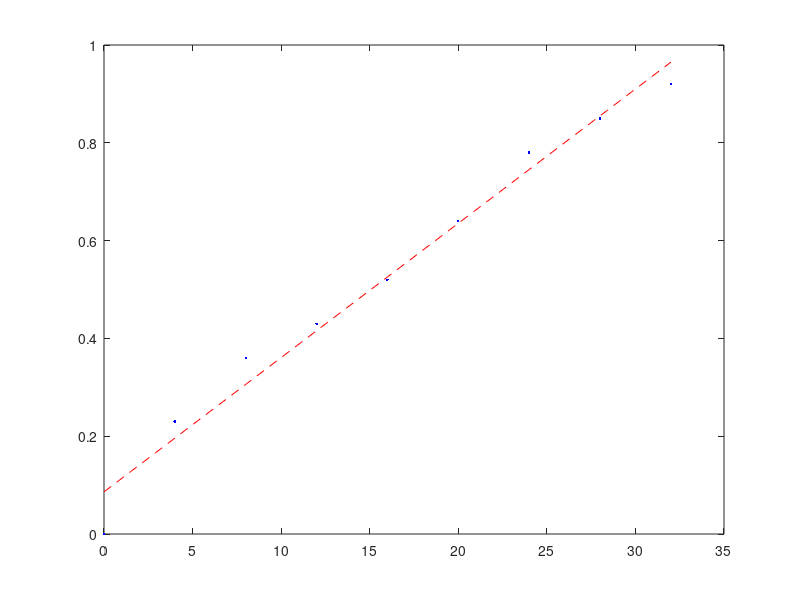

The MATLAB script that drew this image:
D = [0 4 8 12 16 20 24 28 32];
F = [0 .23 .36 .43 .52 .64 .78 .85 .92];  
plot(D,F,'.b')
p = polyfit(D,F,1);
f = polyval(p,D);
hold on
plot(D,f,'--r')